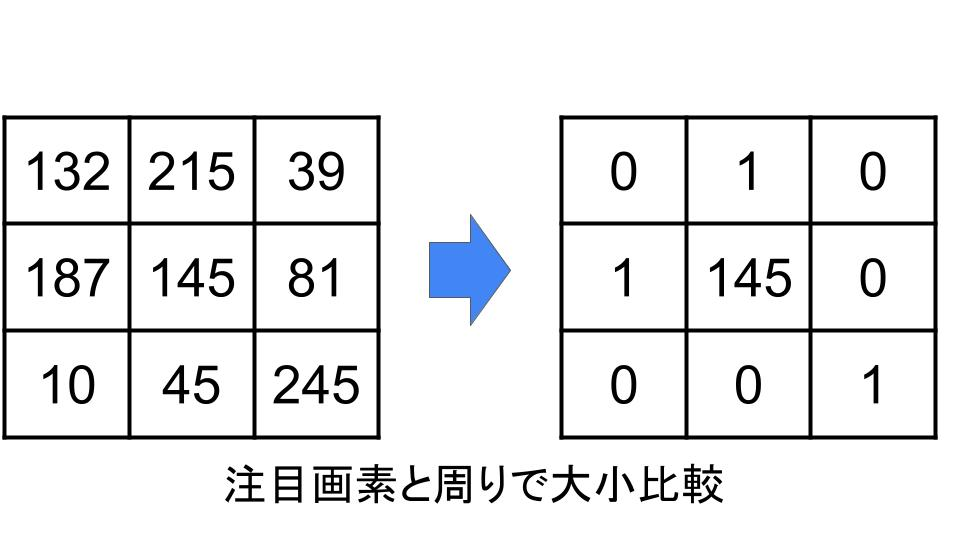
//> input picture Guraduation_Resarch/LBP.jpg, 960 x 540 px, given in place of output_000.png, which was not available
$ ./hist   (built with g++ and OpenCV 4)
//> lines starting //> are read from the running program, lines starting //| are printed output that depends on the picture; pictures that were not available may be replaced by others from this repository, and a replacement may not be noted
#include <opencv2/opencv.hpp>
#include <iostream>

int main(int argc, char *argv[])
{

    cv::Mat input_image; // 分割する画像の取得
    cv::Mat gray;
    cv::Mat sobel_X, sobel_Y;
    int col_num = input_image.cols; // 列方向の分割数
    int row_num = input_image.rows; // 行方向の分割数

    for (int i = 0; i < 703; i++)
    {
        std::cout << "now " << i << "times" << std::endl;
        std::string filename;
        std::string location_path;
        if (i < 10)
        {
            filename = "gra/slide/TempImg_divide/output_00" + std::to_string(i) + ".png";
            location_path = "gra/slide/TempImg_divide/hist/hist000" + std::to_string(i) + ".csv";
        }
        else if (i < 100)
        {
            filename = "gra/slide/TempImg_divide/output_0" + std::to_string(i) + ".png";
            location_path = "gra/slide/TempImg_divide/hist/hist00" + std::to_string(i) + ".csv";
        }
        else if (i < 1000)
        {
            filename = "gra/slide/TempImg_divide/output_" + std::to_string(i) + ".png";
            location_path = "gra/slide/TempImg_divide/hist/hist0" + std::to_string(i) + ".csv";
        }
        std::cout << filename << std::endl;
        std::cout << location_path << std::endl;
        input_image = cv::imread(filename, 1);
//> input_image is the input picture: 540 rows x 960 cols, CV_8UC3; mean B, G, R 235.4, 234.5, 233.9
        if (input_image.empty() == true)
        {
            std::cerr << "入力画像が見つからない" << std::endl;
            return false;
        }
        std::ofstream outputfile(location_path);
        cv::cvtColor(input_image, gray, cv::COLOR_BGR2GRAY);
        cv::Sobel(gray, sobel_X, CV_32F, 1, 0);
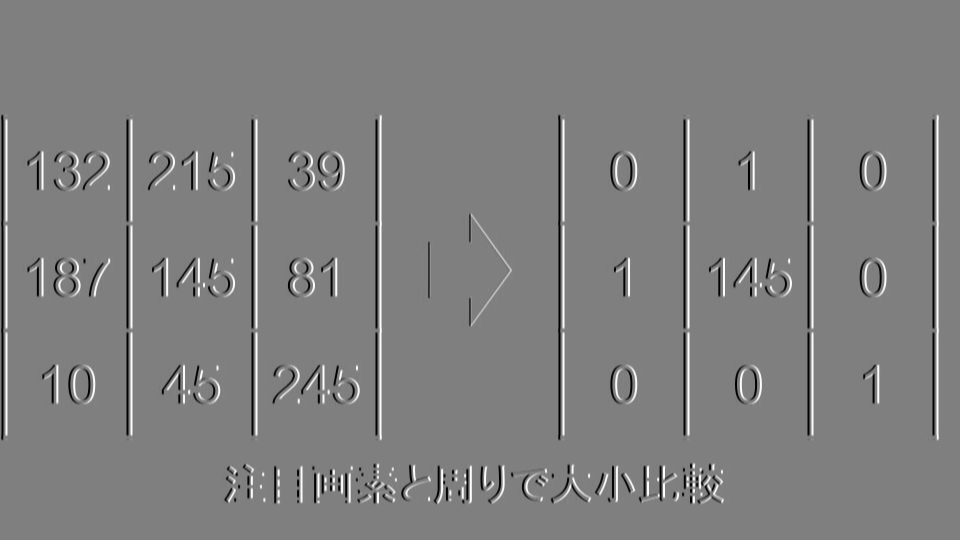
//> sobel_X: 540 rows x 960 cols, CV_32FC1; min -1020, max 1020, mean 0; drawn with min black and max white
        cv::Sobel(gray, sobel_Y, CV_32F, 0, 1);
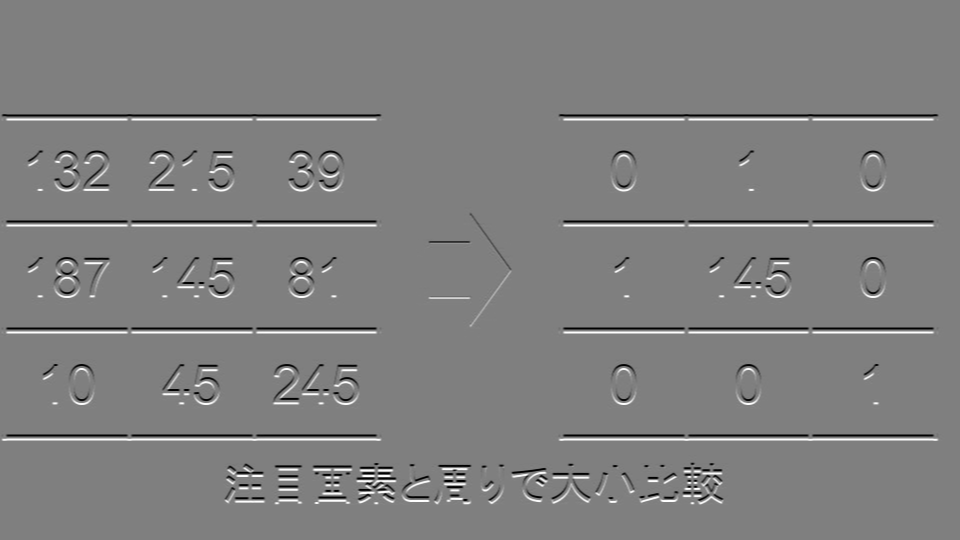
//> sobel_Y: 540 rows x 960 cols, CV_32FC1; min -1020, max 1020, mean 0; drawn with min black and max white
        for (int x = 0; x < input_image.cols; x++)
        {
            for (int y = 0; y < input_image.rows; y++)
            {
                float dx = sobel_X.at<float>(y, x);
                float dy = sobel_Y.at<float>(y, x);
                float rad = atan2(dy, dx);
                float ang = (180 / (2 * M_PI)) * (rad + M_PI);
                outputfile << ang << "," << std::endl;
            }
        }
        outputfile.close();
    }
//> pass 2 of the loop `for (int i = 0; i < 703; i++)`:
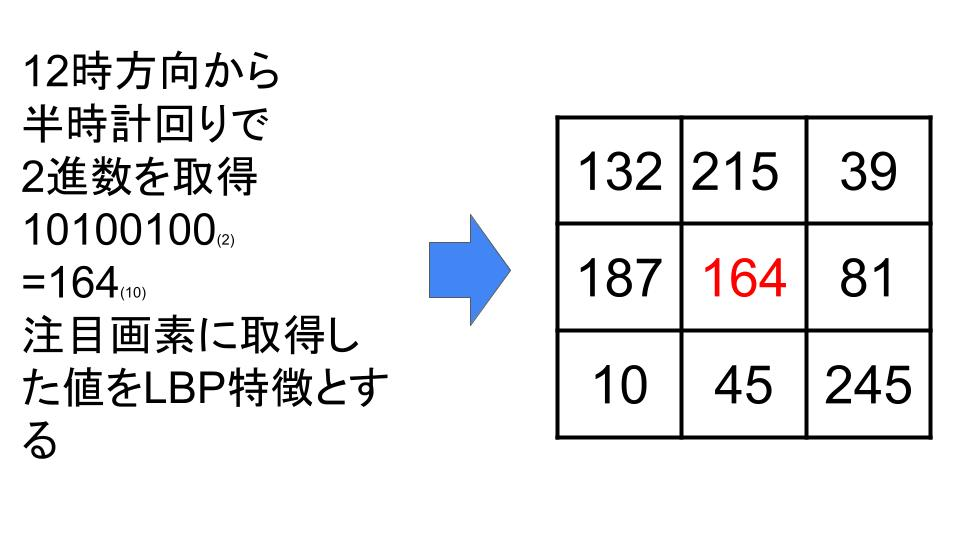
//> input picture Guraduation_Resarch/LBP2.jpg, 960 x 540 px, given in place of output_001.png, which was not available
//> input_image is the input picture: 540 rows x 960 cols, CV_8UC3; mean B, G, R 235.4, 234.5, 234.4
//> `cv::Sobel(gray, sobel_X, CV_32F, 1, 0);`:
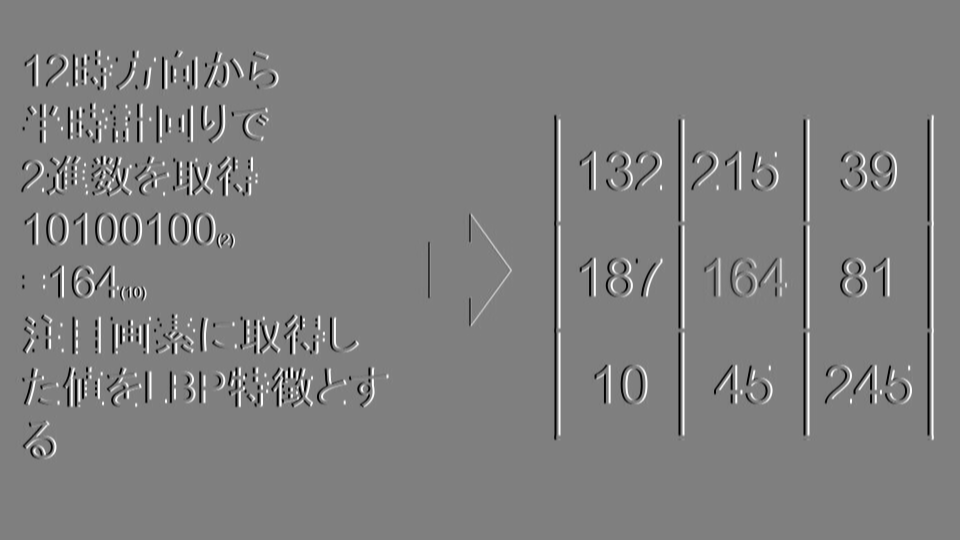
//> sobel_X: 540 rows x 960 cols, CV_32FC1; min -1020, max 1020, mean 0; drawn with min black and max white
//> `cv::Sobel(gray, sobel_Y, CV_32F, 0, 1);`:
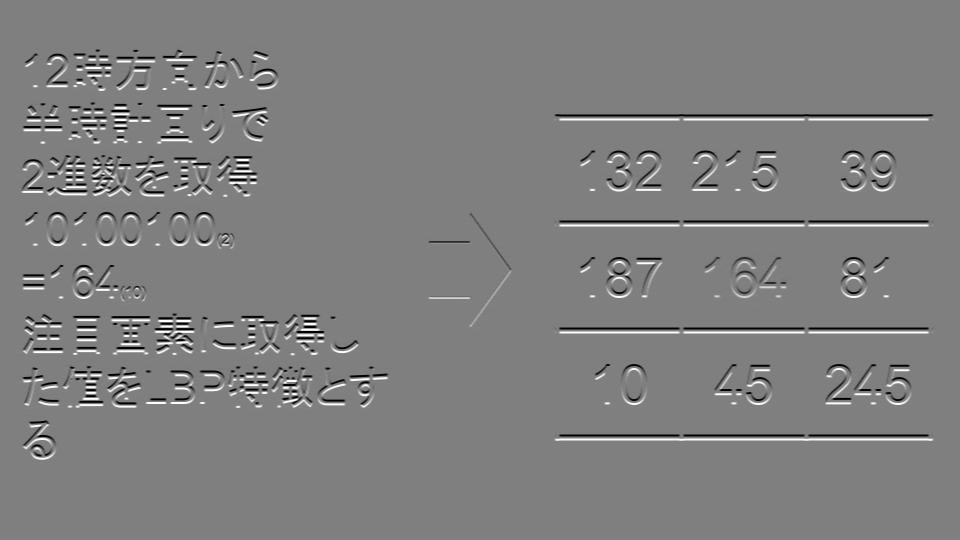
//> sobel_Y: 540 rows x 960 cols, CV_32FC1; min -1020, max 1020, mean 0; drawn with min black and max white
//> (the program exits here)
